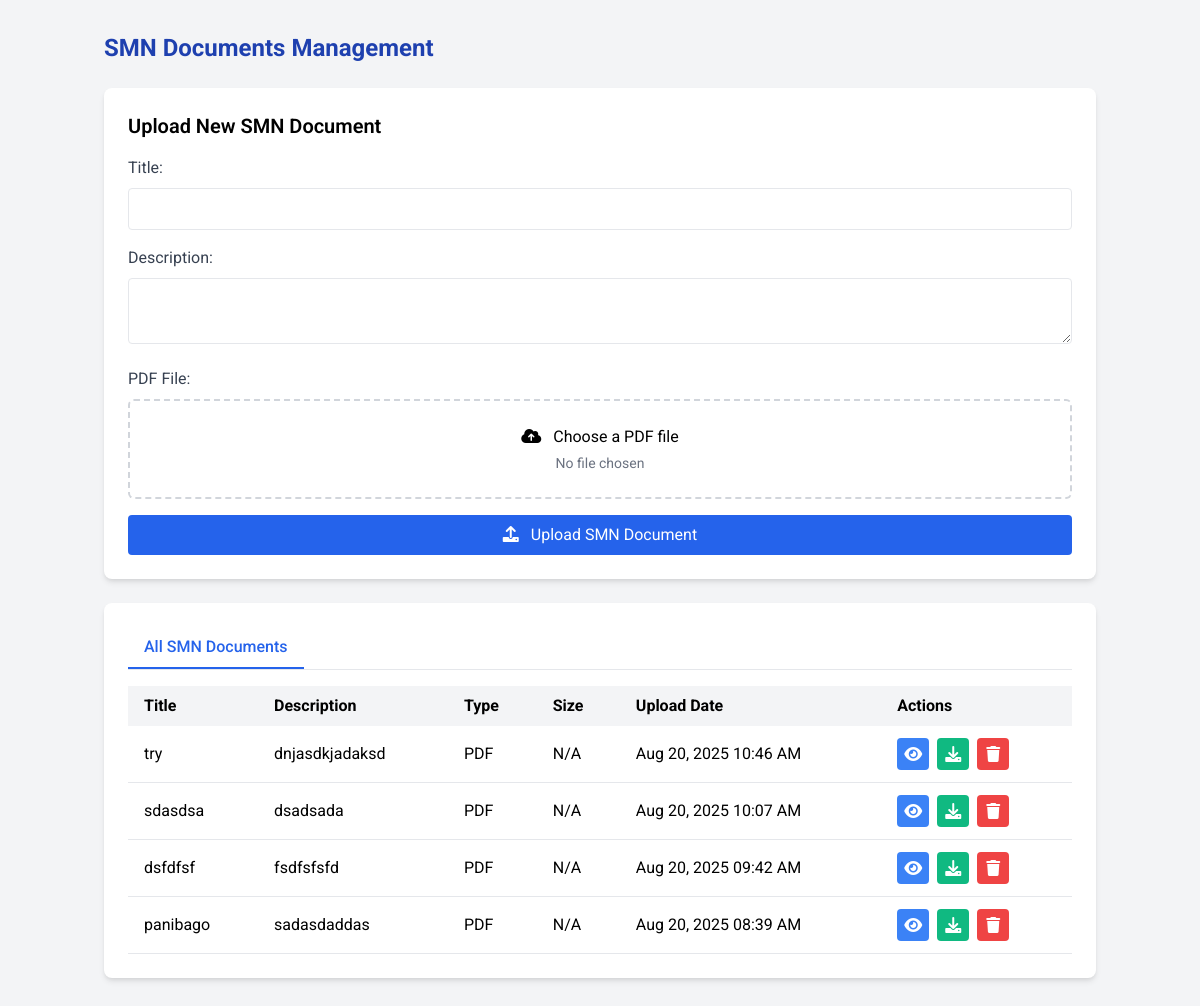
Page /admin/admin-document.php on the committed database.
### tables this page shows
CREATE TABLE `smn_documents` (
  `id` int(11) NOT NULL,
  `title` varchar(255) NOT NULL,
  `description` text DEFAULT NULL,
  `file_path` varchar(255) NOT NULL,
  `upload_date` datetime NOT NULL
);

### admin/admin-document.php (the view, shortened to what this page needs)
<?php
$servername = "localhost";
$username = "root";
$password = "";
$dbname = "sdo_gentri";
$conn = new mysqli($servername, $username, $password, $dbname);
$docsSql = "SELECT * FROM smn_documents ORDER BY upload_date DESC";
$docsResult = $conn->query($docsSql);
?>
<!DOCTYPE html>
<html lang="en">
<head>
    <link href="https://cdnjs.cloudflare.com/ajax/libs/font-awesome/6.0.0-beta3/css/all.min.css" rel="stylesheet">
    <link rel="stylesheet" href="https://stackpath.bootstrapcdn.com/font-awesome/4.7.0/css/font-awesome.min.css">
    <link href="https://cdnjs.cloudflare.com/ajax/libs/tailwindcss/2.2.19/tailwind.min.css" rel="stylesheet">
</head>
<body class="bg-gray-100">
    <div class="container mx-auto px-4 py-8">
        <h1 class="text-2xl font-bold text-blue-800 mb-6">SMN Documents Management</h1>
        <div class="bg-white rounded-lg shadow-md p-6 mb-6">
            <h2 class="text-xl font-semibold mb-4">Upload New SMN Document</h2>
            <form method="POST" enctype="multipart/form-data">
                <div class="mb-4">
                    <label class="block text-gray-700 mb-2">Title:</label>
                    <input type="text" name="title" class="w-full px-3 py-2 border rounded" required>
                </div>
                <div class="mb-4">
                    <label class="block text-gray-700 mb-2">Description:</label>
                    <textarea name="description" class="w-full px-3 py-2 border rounded"></textarea>
                </div>
                <div class="mb-4">
                    <label class="block text-gray-700 mb-2">PDF File:</label>
                    <div class="file-input-wrapper">
                        <label for="pdf_file" id="file-label" class="cursor-pointer">
                            <i class="fas fa-cloud-upload-alt mr-2"></i> Choose a PDF file
                        </label>
                        <div id="file-name" class="text-sm text-gray-500 mt-1">No file chosen</div>
                    </div>
                </div>
                <button type="submit" class="bg-blue-600 hover:bg-blue-700 text-white px-4 py-2 rounded w-full">
                    <i class="fas fa-upload mr-2"></i> Upload SMN Document
                </button>
            </form>
        </div>
        <div class="bg-white rounded-lg shadow-md p-6">
            <div class="flex border-b mb-4">
                <button class="px-4 py-2 font-medium text-blue-600 border-b-2 border-blue-600">All SMN Documents</button>
            </div>
            <div class="overflow-x-auto">
                <table class="w-full">
                    <thead>
                        <tr class="bg-gray-100">
                            <th class="px-4 py-2 text-left">Title</th>
                            <th class="px-4 py-2 text-left">Description</th>
                            <th class="px-4 py-2 text-left">Type</th>
                            <th class="px-4 py-2 text-left">Size</th>
                            <th class="px-4 py-2 text-left">Upload Date</th>
                            <th class="px-4 py-2 text-left">Actions</th>
                        </tr>
                    </thead>
                    <tbody>
                        <?php if ($docsResult && $docsResult->num_rows > 0): ?>
                            <?php while ($row = $docsResult->fetch_assoc()): ?>
                            <?php
                            $file_path = $row['file_path'];
                            $file_info = pathinfo($file_path);
                            $file_ext = isset($file_info['extension']) ? $file_info['extension'] : 'PDF';
                            $full_path = $_SERVER['DOCUMENT_ROOT'] . '/' . $file_path;
                            $file_size = file_exists($full_path) ? formatSizeUnits(filesize($full_path)) : 'N/A';
                            ?>
                            <tr class="border-b">
                                <td class="px-4 py-3">
                                    <?php echo htmlspecialchars($row['title']); ?>
                                </td>
                                <td class="px-4 py-3">
                                    <?php echo htmlspecialchars($row['description']); ?>
                                </td>
                                <td class="px-4 py-3"><?php echo strtoupper($file_ext); ?></td>
                                <td class="px-4 py-3"><?php echo $file_size; ?></td>
                                <td class="px-4 py-3"><?php echo date('M d, Y h:i A', strtotime($row['upload_date'])); ?></td>
                                <td class="px-4 py-3">
                                    <div class="flex space-x-2">
                                        <a href="/<?php echo $file_path; ?>"
                                        target="_blank"
                                        class="action-icon bg-blue-500 hover:bg-blue-600">
                                            <i class="fas fa-eye"></i>
                                        </a>
                                        <a href="/<?php echo $file_path; ?>"
                                        download
                                        class="action-icon bg-green-500 hover:bg-green-600">
                                            <i class="fas fa-download"></i>
                                        </a>
                                        <button onclick="confirmDelete(<?php echo $row['id']; ?>, '<?php echo addslashes($row['title']); ?>')"
                                                class="action-icon bg-red-500 hover:bg-red-600">
                                            <i class="fas fa-trash"></i>
                                        </button>
                                    </div>
                                </td>
                            </tr>
                            <?php endwhile; ?>
                        <?php else: ?>
                            <tr>
                                <td colspan="6" class="px-4 py-4 text-center text-gray-500">No SMN Documents found</td>
                            </tr>
                        <?php endif; ?>
                    </tbody>
                </table>
            </div>
        </div>
    </div>
</body>
</html>

### admin/admin-document.php (style rules this page uses)
body { font-family: 'Roboto', sans-serif; }
.action-icon { display: inline-flex; align-items: center; justify-content: center; width: 32px; height: 32px; border-radius: 4px; color: white; text-decoration: none; }
.file-input-wrapper { border: 2px dashed #d1d5db; border-radius: 0.375rem; padding: 1.5rem; text-align: center; }

### rows in the picture
smn_documents: title "try", description "dnjasdkjadaksd", file_path "PDF", file_path "N/A", upload_date "Aug 20, 2025 10:46 AM"
smn_documents: title "sdasdsa", description "dsadsada", file_path "PDF", file_path "N/A", upload_date "Aug 20, 2025 10:07 AM"
smn_documents: title "dsfdfsf", description "fsdfsfsfd", file_path "PDF", file_path "N/A", upload_date "Aug 20, 2025 09:42 AM"
smn_documents: title "panibago", description "sadasdaddas", file_path "PDF", file_path "N/A", upload_date "Aug 20, 2025 08:39 AM"
